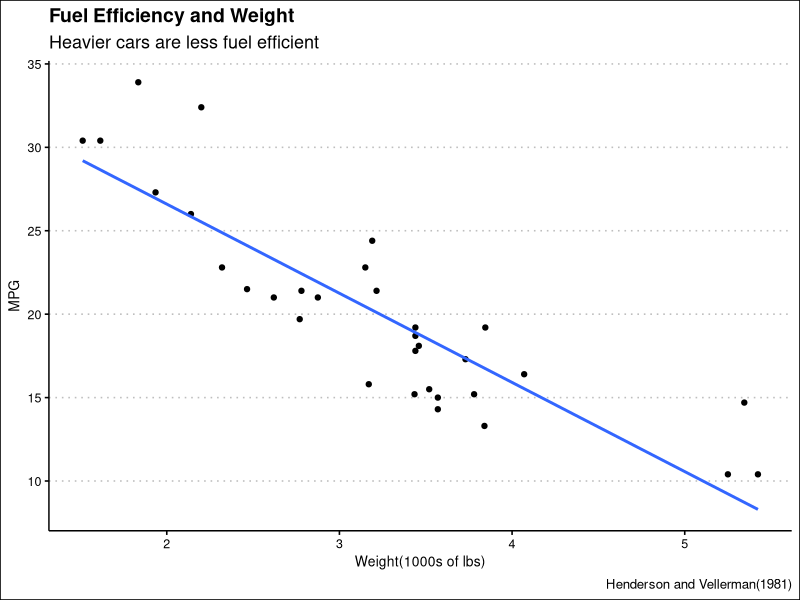

Reproduce this figure in R.
## ---- chunk 1
1+1

## ---- chunk 2
#| output:false
#| echo:false
library(tidyverse)
library(ggthemes)
## ---- chunk 3
mtcars |>
    select(mpg, wt) |> 
    ggplot(aes(x = wt, y =mpg)) +
    geom_point()+
    geom_smooth(method = lm, formula = y~x, se = FALSE)+
    theme_clean()+
    labs(
    title = "Fuel Efficiency and Weight",
    subtitle = "Heavier cars are less fuel efficient",
    x = "Weight(1000s of lbs)",
    y = "MPG",
    caption = "Henderson and Vellerman(1981)")

